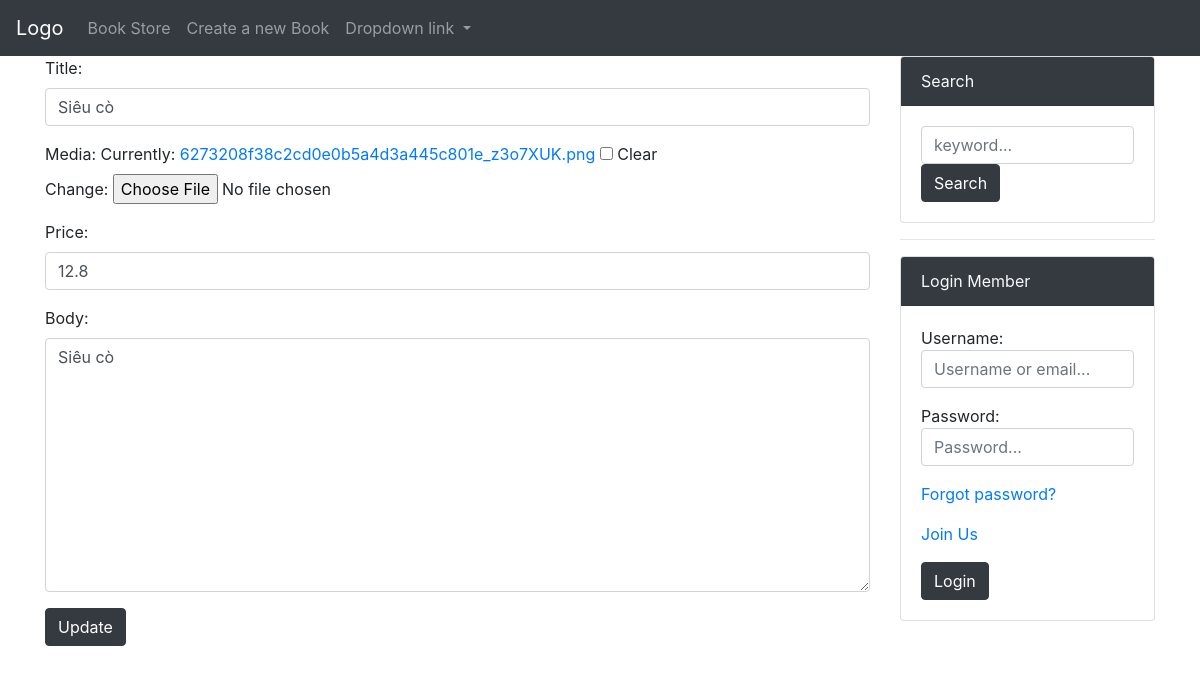
Page /books/update-book/8 on the committed database.
### BookApp/models.py (models this page shows, shortened)
class BookModel(models.Model):
    title = models.CharField(max_length=255)
    media = models.ImageField(blank=True, null=True)
    price = models.FloatField(blank=True, null=True)
    body = models.TextField()
    slug = models.SlugField(unique=True, blank=True, null=True)
    created = models.DateTimeField(auto_now_add=True)

### BookApp/views.py (the view, shortened to what this page needs)
# urls.py: path('update-book/<int:id>', UpdateBookView.as_view(), name="update-book"),
class UpdateBookView(View):
    template_name = "update-book.html"
    def get_object(self):
        _id = self.kwargs.get("id")
        queryset = BookModel.objects.get(id=_id)
        return queryset
    def get(self, request, *args, **kwargs):
        form = BookForm(instance=self.get_object())
        context = {"form": form}
        return render(request, self.template_name, context)

### BookApp/views.py
class BookForm(forms.ModelForm):
    class Meta:
        model = BookModel
        fields = ["title", "media", "price", "body"]
        widgets = {
            "title": forms.TextInput(attrs=({
                "class": "form-control",
                "placeholder": "Title text goes here..."
            })),
            "body": forms.Textarea(attrs=({
                "class": "form-control",
                "placeholder": "Title text goes here..."
            })),
            "price": forms.NumberInput(attrs=({
                "class": "form-control",
                "placeholder": "Title text goes here..."
            })),
        }

### templates/update-book.html (shortened to what this page needs)
{% extends 'base.html' %}
{% block content %}
<form action="" method="post" enctype="multipart/form-data">
    {{ form.as_p }}
    <input type="submit" class="btn btn-dark" value="Update">
</form>
{% endblock %}

### rows in the picture
BookModel: title "Siêu cò", price "12.8", body "Siêu cò"
